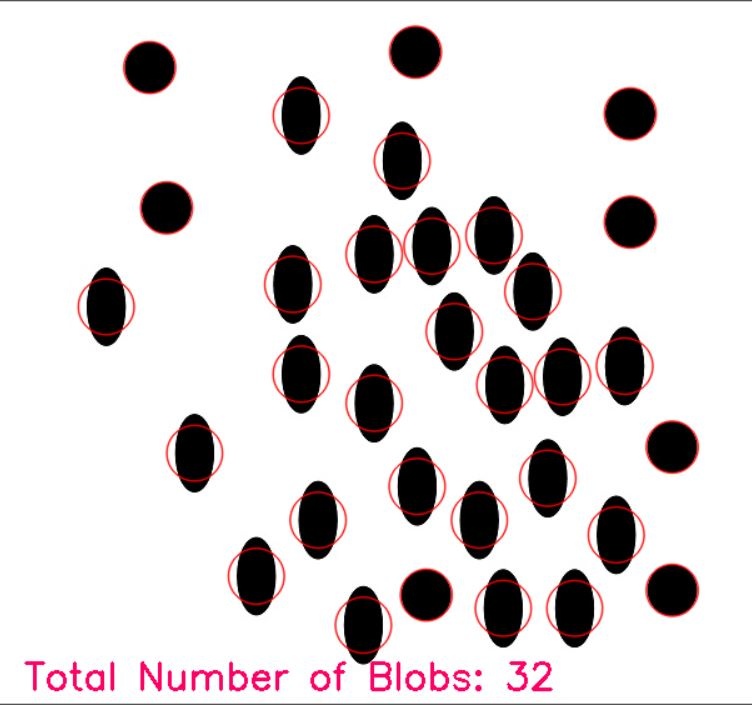
#> input picture Blob Detector/images/Ellipse.JPG, 752 x 705 px, given in place of the camera
$ jupyter execute 'Live Sketch Using Webcam.ipynb'   (text cells are left out)
#> lines starting #> are read from the running program, lines starting #| are printed output that depends on the picture
#> further down, frame is the input picture: shape (705, 752, 3); mean B, G, R 214.9, 214, 219.4
[cell 1]
import cv2
import numpy as np

# Our sketch generating function
def sketch(image):
    # Convert image to grayscale
    img_gray = cv2.cvtColor(image, cv2.COLOR_BGR2GRAY)
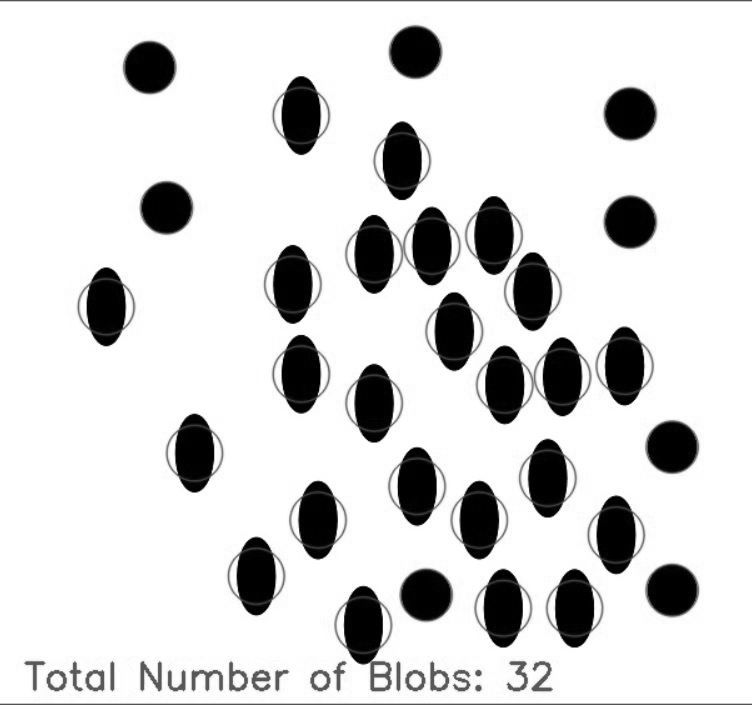
#> img_gray: shape (705, 752); min 0, max 255, mean 215.7

    # Clean up image using Guassian Blur
    img_gray_blur = cv2.GaussianBlur(img_gray, (5,1), 0)

    # Extract edges
    canny_edges = cv2.Canny(img_gray_blur, 50, 50)
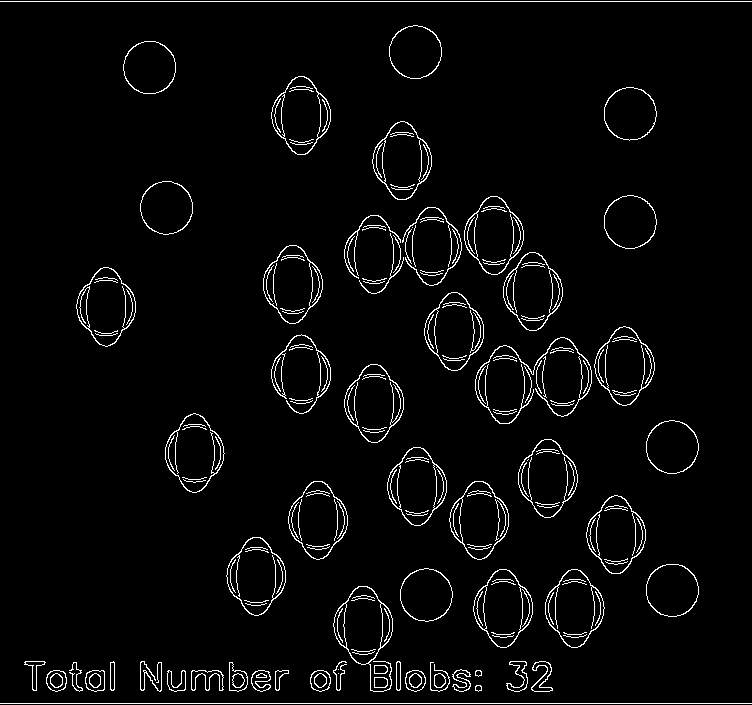
#> canny_edges: shape (705, 752); 3.4% white in thin lines or dots

    # Do an invert binarize the image

    ret, mask = cv2.threshold(canny_edges, 70, 255, cv2.THRESH_BINARY_INV)
#> mask: shape (705, 752); 96.6% white; black in thin lines or dots
    return mask


# Initialize webcam, cap is the object provided by VideoCapture
# It contains a boolean indicating if it was sucessful (ret)
# It also contains the images collected from the webcam (frame)
cap = cv2.VideoCapture(0)

while True:
    ret, frame = cap.read()
    cv2.imshow('Our Live Sketcher', sketch(frame))
    if cv2.waitKey(1) == 13: #13 is the Enter Key
#> (key Esc is pressed here)
        break

# Release camera and close windows
cap.release()
cv2.destroyAllWindows()
